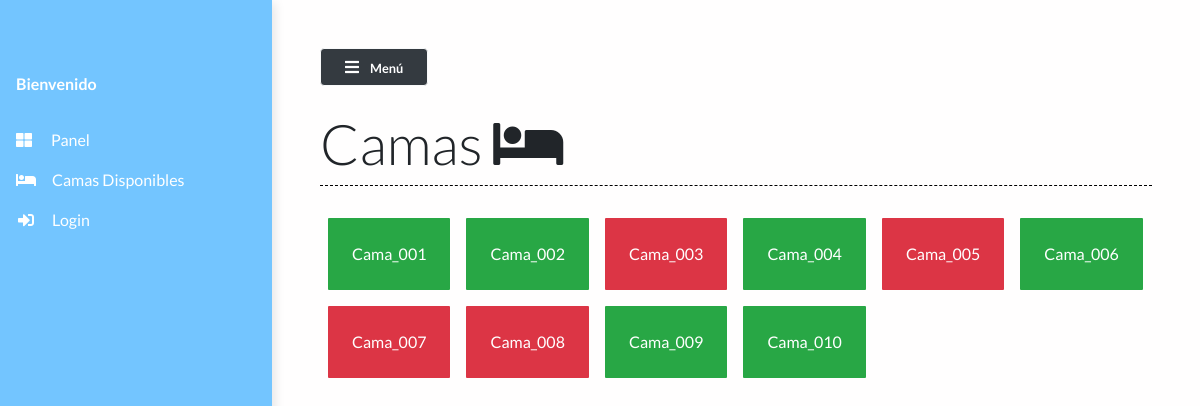
The app's page /bed_list/, older data.
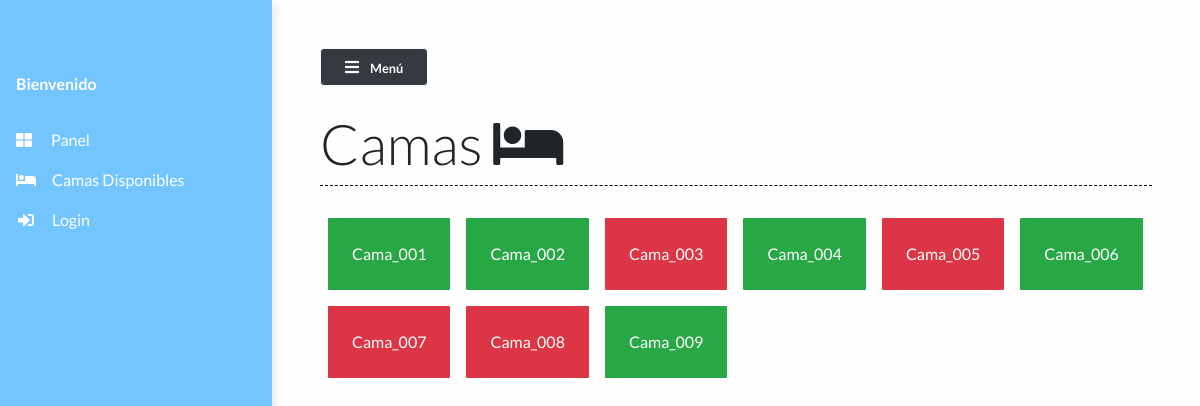
The same page, newer data.
### main/models.py (models this page shows)
class Bed(models.Model):
    bed_number = models.CharField(max_length=50)
    occupied = models.BooleanField()
    def __str__(self):
        return self.bed_number

### main/views.py (the view)
# urls.py: path("bed_list/", views.bed_list, name="bed_list"),
def bed_list(request):
    beds = Bed.objects.all()
    context = {'beds':beds}
    return render(request, 'main/bed_list.html', context)

### main/templates/main/bed_list.html
{% extends 'main/base.html' %}
{% load static %}
{% block contentTitle %}
Camas <i class="fa fa-bed"></i>
{% endblock contentTitle %}
{% block content %}
<div class="container">
   <div class="row">
    {% for bed in beds %}
    <div class="
                {% if bed.occupied == True %}
                bg-danger
                {% elif bed.occupied == False %}
                bg-success
                {% endif %}
                grid-box my-2 mx-2 py-4 px-4 text-white">{{ bed }}
            </div>
    {% endfor %}
</div>
{% endblock content %}

Row changes from the older to the newer data that the page shows:
removed Bed: bed_number "Cama_010"
